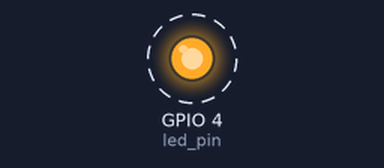
This program was run on a simulated Raspberry Pi (BCM pin numbers). Shown: output pins drawn as LEDs (lit = HIGH). Dashed ring = blinking. At 20.0 s the program stops and its outputs stay as they are.

Above: at 0.5 s.
Timing chart, 0 to 4.6 s (numbered marks = the images above):
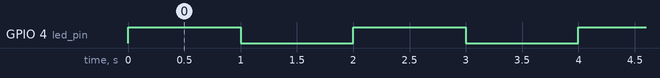

Measured:
- by itself, GPIO 4 (led_pin): alternates HIGH for 1.0 s and LOW for 1.0 s, 20 changes in all, then stays LOW

The program:

LED_Blink.py
```python
#-*-coding:utf-8-*-

# 필요한 모듈을 불러옵니다.
import RPi.GPIO as GPIO
import time

# 사용할 GPIO핀의 번호를 선정합니다.(BCM 모드)
led_pin = 4     #GPIO4

# 불필요한 warning 제거
GPIO.setwarnings(False)

# GPIO핀의 번호 모드 설정
GPIO.setmode(GPIO.BCM)

# LED 핀의 IN/OUT 설정
GPIO.setup(led_pin, GPIO.OUT)

# 10번 반복문
for i in range(10):
    GPIO.output(led_pin,1)    # LED ON
    time.sleep(1)   # 1초동안 대기상태
    GPIO.output(led_pin,0)    # LED OFF
    time.sleep(1)   # 1초동안 대기상태
GPIO.cleanup()     # GPIO 설정 초기화
```
